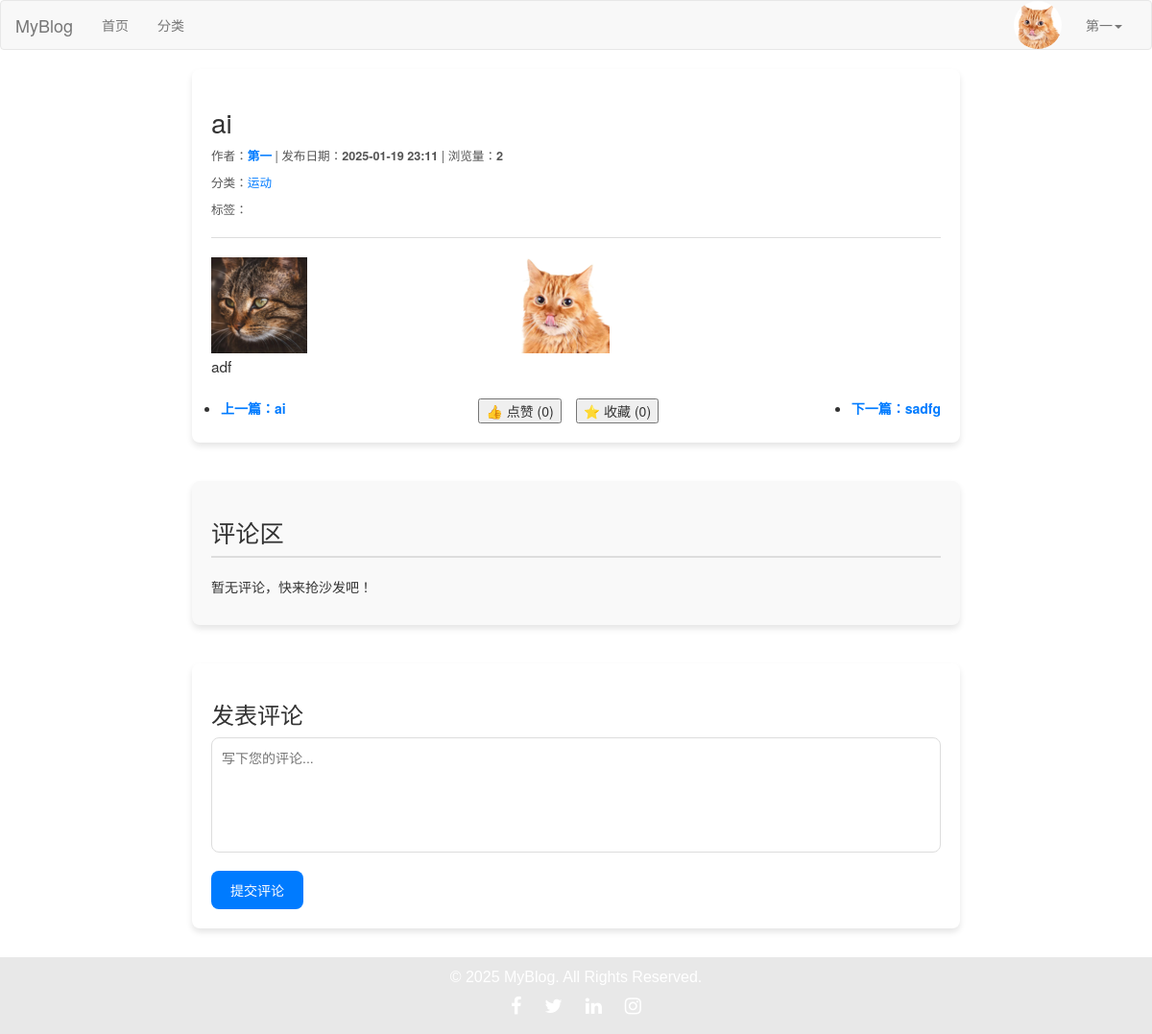
The app's page /post/40/ (signed in) with its own data.
### users/models.py (models this page shows, shortened)
class UserProfile(models.Model):
    USER_GENDER_TYPE = (
        ('male','男'),
        ('female','女'),
    )
    owner = models.OneToOneField(User, on_delete=models.CASCADE, verbose_name='用户')
    nickname=models.CharField(verbose_name='昵称',max_length=23,blank=True,null=True)
    birthday=models.DateTimeField(verbose_name='生日',blank=True,null=True)
    gender=models.CharField(verbose_name='性别', choices=USER_GENDER_TYPE,max_length=6,default='male')
    image=models.ImageField(verbose_name='用户头像',upload_to=user_avatar_upload_to,default='image/default.jpg',max_length=255)
    desc=models.TextField(verbose_name='个人简介',max_length=200,blank=True,default='')
    signature=models.CharField(verbose_name='个性签名',max_length=50,blank=True,default='')

### blog/models.py (models this page shows, shortened)
class Post(models.Model):
    DRAFT = 'draft'
    PUBLISHED = 'published'
    STATUS_CHOICES = [
        (DRAFT, '草稿'),
        (PUBLISHED, '已发布'),
    ]
    title = models.CharField(max_length=61, verbose_name="文章标题")
    desc = models.TextField(max_length=200, blank=True, default="", verbose_name="文章描述")
    category = models.ForeignKey(Category, on_delete=models.CASCADE, verbose_name="分类")
    content = models.TextField(verbose_name="文章详情")
    tags = models.ForeignKey(Tag, on_delete=models.CASCADE, verbose_name="文章标签")
    owner = models.ForeignKey(User, on_delete=models.CASCADE, verbose_name="作者")
    is_hot=models.BooleanField(default=False, verbose_name='是否热门')
    pv=models.IntegerField(default=0,verbose_name='浏览量')
    add_date = models.DateTimeField(auto_now_add=True, verbose_name="添加时间")
    pub_date = models.DateTimeField(auto_now=True, verbose_name="修改时间")
    status = models.CharField(max_length=10, choices=STATUS_CHOICES, default=DRAFT, verbose_name="状态")
    liked_users = models.ManyToManyField(
        User,
        related_name="liked_posts",
        blank=True,
        verbose_name="点赞用户",
    )
    favorited_users = models.ManyToManyField(
        User,
        related_name="favorited_posts",
        blank=True,
        verbose_name="收藏用户",
    )
    def total_likes(self):
        return self.liked_users.count()
    def total_favorites(self):
        return self.favorited_users.count()
    class Meta:
        verbose_name = "文章"
        verbose_name_plural = verbose_name

class Category(models.Model):
    name = models.CharField(max_length=32, verbose_name="分类名称")
    desc = models.TextField(max_length=200, blank=True, default="", verbose_name="分类描述")
    add_date = models.DateTimeField(auto_now_add=True, verbose_name="添加时间")
    pub_date = models.DateTimeField(auto_now_add=True, verbose_name="修改时间")
    class Meta:
        verbose_name="博客分类"
        verbose_name_plural = verbose_name

class PostImage(models.Model):
    post = models.ForeignKey('Post', on_delete=models.CASCADE, related_name="images", verbose_name="所属文章")
    image = models.ImageField(upload_to=post_image_upload_to, verbose_name="图片")
    class Meta:
        verbose_name = "文章图片"
        verbose_name_plural = verbose_name

### blog/views.py (the view)
# urls.py: path('post/<int:post_id>/', views.post_detail, name='post_detail'),
def post_detail(request, post_id):
    post = get_object_or_404(Post, id=post_id)
    prev_post = Post.objects.filter(id__lt=post_id).order_by('-id').first()
    next_post = Post.objects.filter(id__gt=post_id).order_by('id').first()
    Post.objects.filter(id=post_id).update(pv=F('pv') + 1)  # 增加浏览量
    previous_url = request.META.get('HTTP_REFERER', None)
    images = post.images.all()
    return render(request, 'post_detail.html', {
        'post': post,
        'prev_post': prev_post,
        'next_post': next_post,
        'images': images,  # 将图片传递到模板
        'previous_url': previous_url,
    })

### blog/templates/post_detail.html (shortened to what this page needs)
{% extends 'layout/base.html' %}
{% load static %}
{% block content %}
    <article>
        <header>
            <h1>{{ post.title }}</h1>
            <p>
                作者：<strong><a
                    href="{% url 'blog:author_profile' post.owner.id %}">{{ post.owner.username }}</a></strong> |
                发布日期：<strong>{{ post.add_date|date:"Y-m-d H:i" }}</strong> |
                浏览量：<strong>{{ post.pv }}</strong>
            </p>
            <p>分类：<a href="{% url 'blog:category_detail' post.category.id %}">{{ post.category.name }}</a></p>
            <p>标签：
            </p>
        </header>
        {% if images %}
            <div class="post-images">
                <div class="image-gallery">
                    {% for image in images %}
                        <div class="image-item">
                            <a href="{{ image.image.url }}" target="_blank">
                                <img src="{{ image.image.url }}" alt="文章图片" class="img-fluid"
                                     style="max-width: 300px; height: auto;">
                            </a>
                        </div>
                    {% endfor %}
                </div>
            </div>
        {% endif %}
        <section>
            <p>{{ post.content|safe }}</p>
        </section>
        <nav aria-label="文章导航">
            <ul class="post-navigation">
                <li>
                    {% if prev_post %}
                        <a href="{% url 'blog:post_detail' prev_post.id %}"
                           class="prev-post">上一篇：{{ prev_post.title }}</a>
                    {% else %}
                        <span class="no-prev-post">已经是第一篇文章了</span>
                    {% endif %}
                </li>
                <li class="like-favorite-buttons">
                    <div class="like-section">
                        <button id="like-button" data-post-id="{{ post.id }}">
                            👍 点赞 (<span id="like-count">{{ post.total_likes }}</span>)
                        </button>
                    </div>
                    <div class="favorite-section">
                        <button id="favorite-button" data-post-id="{{ post.id }}">
                            ⭐ 收藏 (<span id="favorite-count">{{ post.total_favorites }}</span>)
                        </button>
                    </div>
                </li>
                <li>
                    {% if next_post %}
                        <a href="{% url 'blog:post_detail' next_post.id %}"
                           class="next-post">下一篇：{{ next_post.title }}</a>
                    {% else %}
                        <span class="no-next-post">已经是最后一篇文章了</span>
                    {% endif %}
                </li>
            </ul>
        </nav>
    </article>
    <div class="comments-section">
        <h2>评论区</h2>
        {% if post.comments.exists %}
            <ul class="comments-list">
                {% for comment in post.comments.all %}
                    <li>
                        <strong>{{ comment.user.username }}</strong>
                        <time>发表于 {{ comment.created_at|date:"Y年m月d日 H:i" }}</time>
                        <p>{{ comment.content }}</p>
                    </li>
                {% endfor %}
            </ul>
        {% else %}
            <p>暂无评论，快来抢沙发吧！</p>
        {% endif %}
    </div>
    {% if user.is_authenticated %}
        <div class="comment-form">
            <h3>发表评论</h3>
            <form method="post" action="{% url 'blog:add_comment' post.id %}">
                <textarea name="content" placeholder="写下您的评论..." required></textarea>
                <button type="submit">提交评论</button>
            </form>
        </div>
    {% else %}
        <div class="comment-form">
            <p>请 <a href="{% url 'users:login' %}">登录</a> 后发表评论。</p>
        </div>
    {% endif %}
{% endblock %}

### blog/templates/layout/base.html (shortened to what this page needs)
{% load static %}
{% load category %}
<!DOCTYPE html>
<html lang="en">
<head>
    <link rel="stylesheet" href="{% static 'plugin/bootstrap/css/bootstrap.css' %}">
    <link rel="stylesheet" href="{% static 'plugin/font-awesome/css/font-awesome.min.css' %}">
    <link rel="stylesheet" href="{% static 'css/blog.css' %}">
</head>
<body>
<nav class="navbar navbar-default">
    <div class="container-fluid">
        <div class="navbar-header">
            <a class="navbar-brand" href="{% url 'blog:index' %}">MyBlog</a>
        </div>
        <div class="collapse navbar-collapse" id="bs-example-navbar-collapse-1">
            <ul class="nav navbar-nav">
                <li><a href="{% url 'blog:index' %}">首页<span class="sr-only">(current)</span></a></li>
                <li><a href="{% url 'blog:category_list' %}">分类</a></li>
            </ul>
            <ul class="nav navbar-nav navbar-right">
                {% if request.user.is_authenticated %}
                    <li class="user-avatar">
                        <img src="{{ request.user.userprofile.image.url }}" alt="User Avatar" class="avatar-img">
                    </li>
                    <li class="dropdown">
                        <a href="#" class="dropdown-toggle" data-toggle="dropdown" role="button" aria-haspopup="true"
                           aria-expanded="false">
                            {{ request.user.username }}<span class="caret"></span>
                        </a>
                    </li>
                {% else %}
                    <li><a href="{% url 'users:login' %}">登录</a></li>
                    <li><a href="{% url 'users:register' %}" target="_blank">注册</a></li>
                {% endif %}
            </ul>
        </div>
    </div>
</nav>
{% block content %}{% endblock %}
{% block footer %}
    <footer class="footer">
        <div class="container text-center">
            <p>© 2025 MyBlog. All Rights Reserved.</p>
            <div class="social-icons">
                <a href="#" class="social-icon"><i class="fa fa-facebook"></i></a>
                <a href="#" class="social-icon"><i class="fa fa-twitter"></i></a>
                <a href="#" class="social-icon"><i class="fa fa-linkedin"></i></a>
                <a href="#" class="social-icon"><i class="fa fa-instagram"></i></a>
            </div>
        </div>
    </footer>
{% endblock %}
</body>
</html>

### static/css/blog.css (style rules this page uses)
.user-avatar { display: inline-block; vertical-align: middle; margin-right: 10px; }
.avatar-img { width: 50px; height: 50px; border-radius: 50%; object-fit: cover; }
.footer { background-color: #E8E8E8; color: #fff; padding: 10px 0; font-family: 'Arial', sans-serif; text-align: center; height: 80px; }
.footer p { font-size: 16px; margin-bottom: 5px; }
.social-icons { margin-top: 5px; }
.social-icon { margin: 0 10px; color: #fff; font-size: 20px; transition: color 0.3s ease; }

### blog/templates/post_detail.html (style rules this page uses)
article { max-width: 800px; margin: 20px auto; padding: 20px; background-color: #fff; border-radius: 8px; box-shadow: 0 4px 6px rgba(0, 0, 0, 0.1); }
header { border-bottom: 1px solid #ddd; margin-bottom: 20px; padding-bottom: 10px; }
header h1 { font-size: 2em; color: #333; margin-bottom: 10px; }
header p { color: #555; font-size: 0.9em; }
header a { color: #007bff; text-decoration: none; }
section { line-height: 1.8; font-size: 1.1em; color: #333; margin-bottom: 20px; }
footer { text-align: right; }
footer a { color: #007bff; text-decoration: none; font-weight: bold; }
.post-navigation { margin: auto; display: flex; justify-content: space-between; padding-left: 10px; }
.post-navigation a { color: #007bff; text-decoration: none; font-weight: bold; }
.like-favorite-buttons { display: flex; justify-content: center; align-items: center; gap: 15px; }
.like-section, .favorite-section { margin: 0; }
.comments-section { max-width: 800px; margin: 40px auto; padding: 20px; background-color: #f9f9f9; border-radius: 8px; box-shadow: 0 4px 6px rgba(0, 0, 0, 0.1); }
.comments-section h2 { font-size: 1.8em; margin-bottom: 20px; color: #333; border-bottom: 2px solid #ddd; padding-bottom: 10px; }
.comment-form { max-width: 800px; margin: 30px auto; padding: 20px; background-color: #fff; border-radius: 8px; box-shadow: 0 4px 6px rgba(0, 0, 0, 0.1); }
.comment-form textarea { width: 100%; height: 120px; padding: 10px; border: 1px solid #ddd; border-radius: 8px; font-size: 1em; resize: none; margin-bottom: 15px; }
.comment-form button { display: inline-block; background-color: #007bff; color: white; border: none; padding: 10px 20px; font-size: 1em; border-radius: 8px; cursor: pointer; transition: background-color 0.3s ease; }
.image-gallery { display: flex; flex-wrap: wrap; gap: 15px; }
.image-item { width: 100%; max-width: 300px; }
@media (min-width: 768px) { .image-item { width: 48%; } }

### records on screen
Post: title "ai", owner.username "第一", add_date "2025-01-19 23:11", pv "2", category.name "运动", content "adf", total_likes "0", total_favorites "0"
PostImage: image (picture)
PostImage: image (picture)
Post: title "ai"
Post: title "sadfg"

### other values on screen
{{ request.user.username }} "第一"
